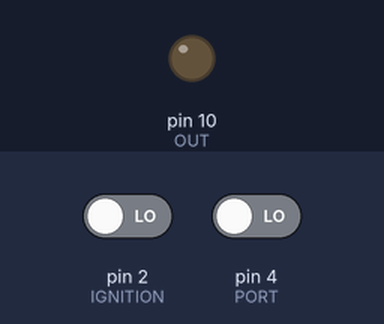
A sketch run on a simulated Arduino Uno, built with avr-gcc and run on an emulated ATmega328P. Shown: output pins drawn as LEDs (lit = HIGH). The test bench sets the inputs (shaded band); at power-on: pin 4 (PORT) LOW, pin 2 (IGNITION) LOW.

Above: at 1.2 s.
1.3 s: pin 4 (PORT) driven HIGH
At 2.3 s:
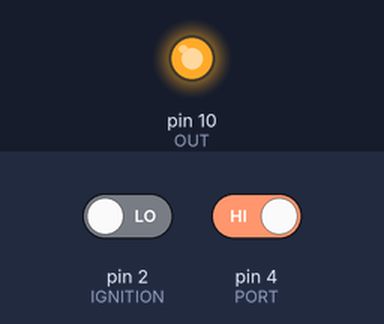
2.8 s: pin 4 (PORT) driven LOW
At 3.5 s:
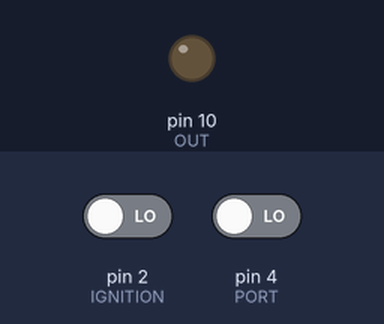
Timing chart, 0 to 5.8 s (numbered marks = the images above; inputs shaded):
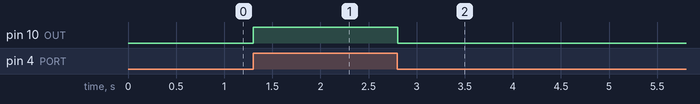

The sketch:

RelayPort.ino
```cpp
#define IGNITION 2
#define PORT 4
#define OUT 10

unsigned long previousMillis = 0;
const long interval = 1000;

void setup() {
  //pinMode(IGNITION, INPUT);
  //pinMode(PORT, INPUT);
  pinMode(OUT, OUTPUT);
  digitalWrite(OUT, LOW);
}

void loop() {
  unsigned long currentMillis = millis();
  int ign = digitalRead(IGNITION);
  int pot = digitalRead(PORT);

  if(pot == HIGH)
  {
    digitalWrite(OUT, HIGH);
  }
  else if(pot == LOW)
  {
    if(ign == HIGH)
    {
      digitalWrite(OUT, LOW);
    }
    else if(ign == LOW)
    {
      if (currentMillis - previousMillis >= interval)
      {
        previousMillis = currentMillis;
        digitalWrite(OUT, LOW);
      }
    }
  }
  delay(10);
}
```

Measured:
- after the input at 1.3 s, pin 10 (OUT): LOW → HIGH at once
- after the input at 2.8 s, pin 10 (OUT): HIGH → LOW at once
